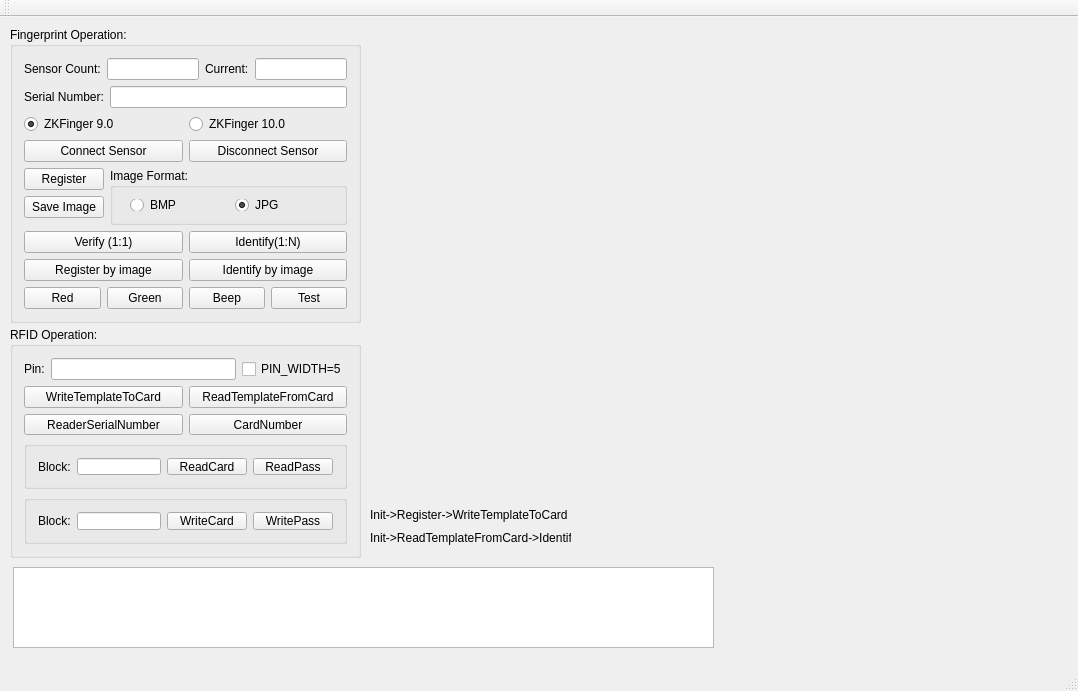
<?xml version="1.0" encoding="UTF-8"?>
<ui version="4.0">
 <class>MainWindow</class>
 <widget class="QMainWindow" name="MainWindow">
  <property name="geometry">
   <rect>
    <x>0</x>
    <y>0</y>
    <width>1078</width>
    <height>691</height>
   </rect>
  </property>
  <property name="windowTitle">
   <string>MainWindow</string>
  </property>
  <widget class="QWidget" name="centralWidget">
   <widget class="QGroupBox" name="IDC_STATIC4">
    <property name="geometry">
     <rect>
      <x>10</x>
      <y>10</y>
      <width>351</width>
      <height>296</height>
     </rect>
    </property>
    <property name="title">
     <string>Fingerprint Operation:</string>
    </property>
    <layout class="QFormLayout" name="formLayout_2">
     <item row="0" column="0" colspan="2">
      <layout class="QHBoxLayout" name="horizontalLayout">
       <item>
        <widget class="QLabel" name="IDC_STATIC13">
         <property name="text">
          <string>Sensor Count:</string>
         </property>
        </widget>
       </item>
       <item>
        <widget class="QLineEdit" name="IDC_EDCount">
         <property name="readOnly">
          <bool>true</bool>
         </property>
        </widget>
       </item>
       <item>
        <widget class="QLabel" name="IDC_STATIC1">
         <property name="text">
          <string>Current:</string>
         </property>
        </widget>
       </item>
       <item>
        <widget class="QLineEdit" name="IDC_EDUsed">
         <property name="readOnly">
          <bool>true</bool>
         </property>
        </widget>
       </item>
      </layout>
     </item>
     <item row="1" column="0" colspan="2">
      <layout class="QHBoxLayout" name="horizontalLayout_2">
       <item>
        <widget class="QLabel" name="IDC_STATIC2">
         <property name="text">
          <string>Serial Number:</string>
         </property>
        </widget>
       </item>
       <item>
        <widget class="QLineEdit" name="IDC_EDASN">
         <property name="readOnly">
          <bool>true</bool>
         </property>
        </widget>
       </item>
      </layout>
     </item>
     <item row="2" column="0" colspan="2">
      <layout class="QVBoxLayout" name="verticalLayout">
       <item>
        <layout class="QHBoxLayout" name="horizontalLayout_3">
         <item>
          <widget class="QRadioButton" name="IDC_RADIO9">
           <property name="text">
            <string>ZKFinger 9.0</string>
           </property>
           <property name="checked">
            <bool>true</bool>
           </property>
          </widget>
         </item>
         <item>
          <widget class="QRadioButton" name="IDC_RADIO10">
           <property name="text">
            <string>ZKFinger 10.0</string>
           </property>
          </widget>
         </item>
        </layout>
       </item>
       <item>
        <layout class="QHBoxLayout" name="horizontalLayout_4">
         <item>
          <widget class="QPushButton" name="IDC_BTNInit">
           <property name="text">
            <string>Connect Sensor</string>
           </property>
          </widget>
         </item>
         <item>
          <widget class="QPushButton" name="IDC_BTNDisConnect">
           <property name="text">
            <string>Disconnect Sensor</string>
           </property>
           <property name="checkable">
            <bool>false</bool>
           </property>
          </widget>
         </item>
        </layout>
       </item>
      </layout>
     </item>
     <item row="3" column="0">
      <layout class="QVBoxLayout" name="verticalLayout_2">
       <item>
        <widget class="QPushButton" name="IDC_BTNReg">
         <property name="text">
          <string>Register</string>
         </property>
        </widget>
       </item>
       <item>
        <widget class="QPushButton" name="IDC_BTNSave">
         <property name="text">
          <string>Save Image</string>
         </property>
        </widget>
       </item>
      </layout>
     </item>
     <item row="3" column="1">
      <widget class="QGroupBox" name="IDC_STATIC3">
       <property name="title">
        <string>Image Format:</string>
       </property>
       <layout class="QFormLayout" name="formLayout">
        <item row="0" column="1">
         <layout class="QHBoxLayout" name="horizontalLayout_5">
          <item>
           <widget class="QRadioButton" name="IDC_RADIOBMP">
            <property name="text">
             <string>BMP</string>
            </property>
           </widget>
          </item>
          <item>
           <widget class="QRadioButton" name="IDC_RADIOJPG">
            <property name="text">
             <string>JPG</string>
            </property>
            <property name="checked">
             <bool>true</bool>
            </property>
           </widget>
          </item>
         </layout>
        </item>
       </layout>
      </widget>
     </item>
     <item row="4" column="0" colspan="2">
      <layout class="QVBoxLayout" name="verticalLayout_3">
       <item>
        <layout class="QHBoxLayout" name="horizontalLayout_6">
         <item>
          <widget class="QPushButton" name="IDC_BTNVer">
           <property name="text">
            <string>Verify (1:1)</string>
           </property>
          </widget>
         </item>
         <item>
          <widget class="QPushButton" name="IDC_BTNIdentify">
           <property name="text">
            <string>Identify(1:N)</string>
           </property>
          </widget>
         </item>
        </layout>
       </item>
       <item>
        <layout class="QHBoxLayout" name="horizontalLayout_7">
         <item>
          <widget class="QPushButton" name="IDC_BTNREGBYIMAGE">
           <property name="text">
            <string>Register by image</string>
           </property>
          </widget>
         </item>
         <item>
          <widget class="QPushButton" name="IDC_BTNIDENBYIMAGE">
           <property name="text">
            <string>Identify by image</string>
           </property>
          </widget>
         </item>
        </layout>
       </item>
      </layout>
     </item>
     <item row="5" column="0" colspan="2">
      <layout class="QHBoxLayout" name="horizontalLayout_8">
       <item>
        <widget class="QPushButton" name="IDC_BTNRED">
         <property name="text">
          <string>Red</string>
         </property>
        </widget>
       </item>
       <item>
        <widget class="QPushButton" name="IDC_BTNGREEN">
         <property name="text">
          <string>Green</string>
         </property>
        </widget>
       </item>
       <item>
        <widget class="QPushButton" name="IDC_BTNBEEP">
         <property name="text">
          <string>Beep</string>
         </property>
        </widget>
       </item>
       <item>
        <widget class="QPushButton" name="test">
         <property name="text">
          <string>Test</string>
         </property>
        </widget>
       </item>
      </layout>
     </item>
    </layout>
   </widget>
   <widget class="QGroupBox" name="IDC_STATIC5">
    <property name="geometry">
     <rect>
      <x>10</x>
      <y>310</y>
      <width>351</width>
      <height>231</height>
     </rect>
    </property>
    <property name="title">
     <string>RFID Operation:</string>
    </property>
    <layout class="QVBoxLayout" name="verticalLayout_5">
     <item>
      <layout class="QHBoxLayout" name="horizontalLayout_9">
       <item>
        <widget class="QLabel" name="IDC_STATIC10">
         <property name="text">
          <string>Pin:</string>
         </property>
        </widget>
       </item>
       <item>
        <widget class="QLineEdit" name="IDC_EDIT_FINGERPIN"/>
       </item>
       <item>
        <widget class="QCheckBox" name="IDC_PINWIDE5">
         <property name="text">
          <string>PIN_WIDTH=5</string>
         </property>
        </widget>
       </item>
      </layout>
     </item>
     <item>
      <layout class="QVBoxLayout" name="verticalLayout_4">
       <item>
        <layout class="QHBoxLayout" name="horizontalLayout_10">
         <item>
          <widget class="QPushButton" name="IDC_BUTTON5">
           <property name="text">
            <string>WriteTemplateToCard</string>
           </property>
          </widget>
         </item>
         <item>
          <widget class="QPushButton" name="IDC_BUTTON6">
           <property name="text">
            <string>ReadTemplateFromCard</string>
           </property>
          </widget>
         </item>
        </layout>
       </item>
       <item>
        <layout class="QHBoxLayout" name="horizontalLayout_11">
         <item>
          <widget class="QPushButton" name="IDC_BUTTON1">
           <property name="text">
            <string>ReaderSerialNumber</string>
           </property>
          </widget>
         </item>
         <item>
          <widget class="QPushButton" name="IDC_BUTTON2">
           <property name="text">
            <string>CardNumber</string>
           </property>
          </widget>
         </item>
        </layout>
       </item>
      </layout>
     </item>
     <item>
      <widget class="QGroupBox" name="groupBox_4">
       <property name="title">
        <string/>
       </property>
       <layout class="QHBoxLayout" name="horizontalLayout_13">
        <item>
         <layout class="QHBoxLayout" name="horizontalLayout_12">
          <item>
           <widget class="QLabel" name="IDC_STATIC6">
            <property name="text">
             <string>Block:</string>
            </property>
           </widget>
          </item>
          <item>
           <widget class="QLineEdit" name="IDC_EDIT_Block"/>
          </item>
          <item>
           <widget class="QPushButton" name="IDC_BUTTON3">
            <property name="text">
             <string>ReadCard</string>
            </property>
           </widget>
          </item>
          <item>
           <widget class="QPushButton" name="IDC_BTNREADPWD">
            <property name="text">
             <string>ReadPass</string>
            </property>
           </widget>
          </item>
         </layout>
        </item>
       </layout>
      </widget>
     </item>
     <item>
      <widget class="QGroupBox" name="groupBox_5">
       <property name="title">
        <string/>
       </property>
       <layout class="QHBoxLayout" name="horizontalLayout_14">
        <item>
         <layout class="QHBoxLayout" name="horizontalLayout_15">
          <item>
           <widget class="QLabel" name="IDC_STATIC7">
            <property name="text">
             <string>Block:</string>
            </property>
           </widget>
          </item>
          <item>
           <widget class="QLineEdit" name="IDC_EDIT_WriteBlock"/>
          </item>
          <item>
           <widget class="QPushButton" name="IDC_BUTTON4">
            <property name="text">
             <string>WriteCard</string>
            </property>
           </widget>
          </item>
          <item>
           <widget class="QPushButton" name="IDC_BTNWRITEPWD">
            <property name="text">
             <string>WritePass</string>
            </property>
           </widget>
          </item>
         </layout>
        </item>
       </layout>
      </widget>
     </item>
    </layout>
   </widget>
   <widget class="QLabel" name="IDC_STATIC11">
    <property name="geometry">
     <rect>
      <x>370</x>
      <y>490</y>
      <width>201</width>
      <height>16</height>
     </rect>
    </property>
    <property name="text">
     <string>Init-&gt;Register-&gt;WriteTemplateToCard</string>
    </property>
   </widget>
   <widget class="QLabel" name="IDC_STATIC12">
    <property name="geometry">
     <rect>
      <x>370</x>
      <y>510</y>
      <width>201</width>
      <height>21</height>
     </rect>
    </property>
    <property name="text">
     <string>Init-&gt;ReadTemplateFromCard-&gt;Identify</string>
    </property>
   </widget>
   <widget class="QTextEdit" name="IDC_EDHint">
    <property name="geometry">
     <rect>
      <x>13</x>
      <y>550</y>
      <width>701</width>
      <height>81</height>
     </rect>
    </property>
    <property name="readOnly">
     <bool>true</bool>
    </property>
   </widget>
   <widget class="QWidget" name="widget_2" native="true">
    <property name="geometry">
     <rect>
      <x>720</x>
      <y>20</y>
      <width>341</width>
      <height>461</height>
     </rect>
    </property>
   </widget>
  </widget>
  <widget class="QMenuBar" name="menuBar">
   <property name="geometry">
    <rect>
     <x>0</x>
     <y>0</y>
     <width>1078</width>
     <height>21</height>
    </rect>
   </property>
  </widget>
  <widget class="QToolBar" name="mainToolBar">
   <attribute name="toolBarArea">
    <enum>TopToolBarArea</enum>
   </attribute>
   <attribute name="toolBarBreak">
    <bool>false</bool>
   </attribute>
  </widget>
  <widget class="QStatusBar" name="statusBar"/>
 </widget>
 <layoutdefault spacing="6" margin="11"/>
 <resources/>
 <connections/>
</ui>
